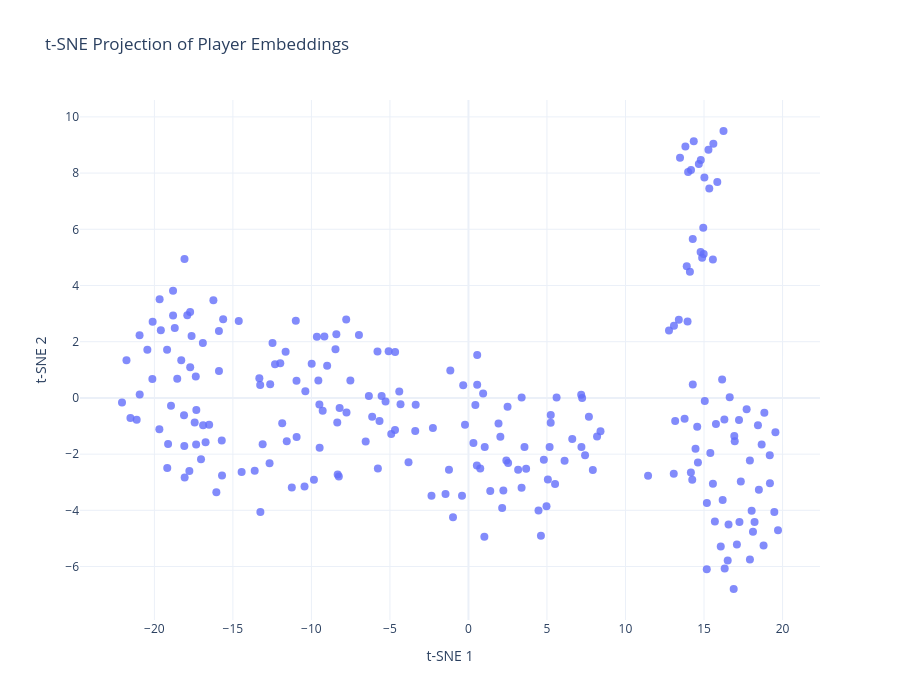

The code cell stored with this chart in its notebook:
### Code cell
df_tsne = visualize_player_embeddings_tsne(df_player_embeddings)

### Figure 1 — Plotly figure (JSON) as saved in the notebook; plotly's stock layout.template omitted (floating-point values rounded to 4 significant figures; data arrays with more than 128 entries replaced by an {"elided": "..."} marker saying what was removed)
{"data": [{"hovertemplate": "<b>%{hovertext}</b><br><br>tsne_x=%{x}<br>tsne_y=%{y}<extra></extra>", "hovertext": {"elided": "227 str values"}, "legendgroup": "", "marker": {"color": "#636efa", "opacity": 0.8, "size": 8, "symbol": "circle"}, "mode": "markers", "name": "", "orientation": "v", "showlegend": false, "type": "scatter", "x": {"elided": "227 float values"}, "xaxis": "x", "y": {"elided": "227 float values"}, "yaxis": "y"}], "layout": {"height": 700, "legend": {"tracegroupgap": 0}, "title": {"text": "t-SNE Projection of Player Embeddings"}, "width": 900, "xaxis": {"anchor": "y", "domain": [0, 1], "title": {"text": "t-SNE 1"}}, "yaxis": {"anchor": "x", "domain": [0, 1], "title": {"text": "t-SNE 2"}}}}
